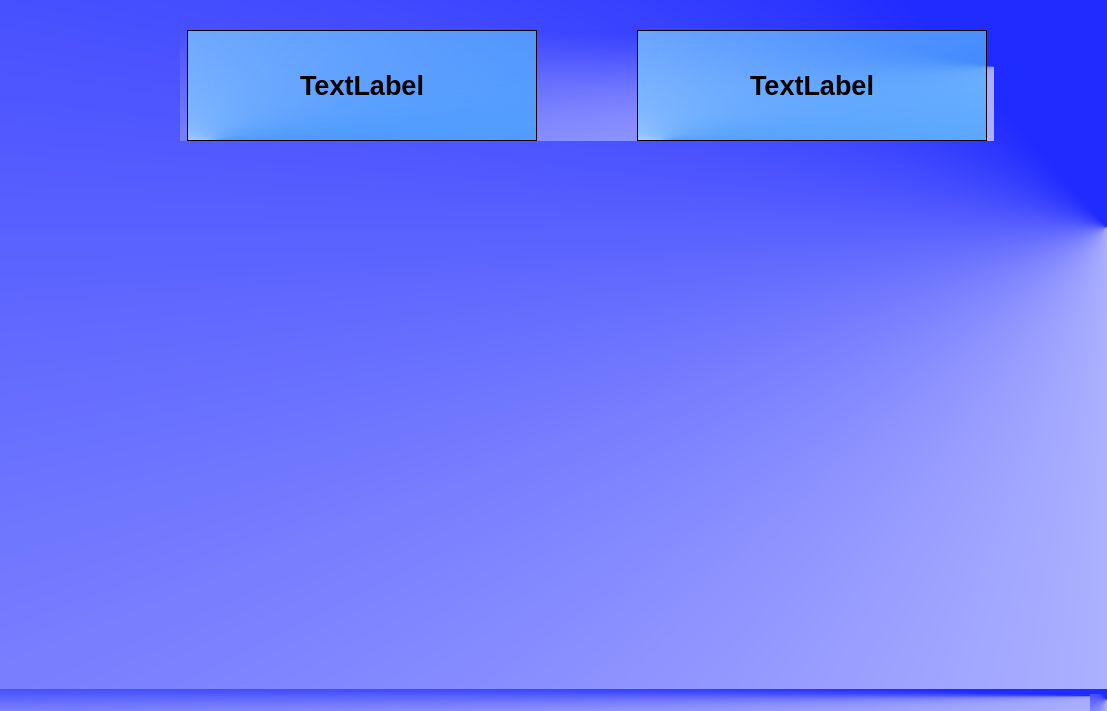
<?xml version="1.0" encoding="UTF-8"?>
<ui version="4.0">
 <class>MainWindow</class>
 <widget class="QMainWindow" name="MainWindow">
  <property name="geometry">
   <rect>
    <x>0</x>
    <y>0</y>
    <width>1107</width>
    <height>711</height>
   </rect>
  </property>
  <property name="maximumSize">
   <size>
    <width>1107</width>
    <height>711</height>
   </size>
  </property>
  <property name="windowTitle">
   <string>Weather</string>
  </property>
  <property name="styleSheet">
   <string notr="true">background-color: qconicalgradient(cx:1, cy:0.329773, angle:0, stop:0.329545 rgba(32, 43, 255, 255), stop:1 rgba(255, 255, 255, 255));</string>
  </property>
  <widget class="QWidget" name="centralwidget">
   <widget class="QWidget" name="gridLayoutWidget">
    <property name="geometry">
     <rect>
      <x>180</x>
      <y>30</y>
      <width>814</width>
      <height>111</height>
     </rect>
    </property>
    <layout class="QGridLayout" name="gridLayout">
     <item row="0" column="1">
      <spacer name="horizontalSpacer">
       <property name="orientation">
        <enum>Qt::Horizontal</enum>
       </property>
       <property name="sizeType">
        <enum>QSizePolicy::Maximum</enum>
       </property>
       <property name="sizeHint" stdset="0">
        <size>
         <width>80</width>
         <height>20</height>
        </size>
       </property>
      </spacer>
     </item>
     <item row="0" column="0" alignment="Qt::AlignHCenter">
      <widget class="QLabel" name="cl1">
       <property name="sizePolicy">
        <sizepolicy hsizetype="MinimumExpanding" vsizetype="MinimumExpanding">
         <horstretch>0</horstretch>
         <verstretch>0</verstretch>
        </sizepolicy>
       </property>
       <property name="minimumSize">
        <size>
         <width>350</width>
         <height>50</height>
        </size>
       </property>
       <property name="font">
        <font>
         <pointsize>20</pointsize>
         <weight>75</weight>
         <bold>true</bold>
        </font>
       </property>
       <property name="styleSheet">
        <string notr="true">background-color: qconicalgradient(cx:0.079, cy:1, angle:0, stop:0 rgba(54, 164, 255, 174), stop:1 rgba(255, 255, 255, 255));</string>
       </property>
       <property name="frameShape">
        <enum>QFrame::StyledPanel</enum>
       </property>
       <property name="text">
        <string>TextLabel</string>
       </property>
       <property name="alignment">
        <set>Qt::AlignCenter</set>
       </property>
      </widget>
     </item>
     <item row="0" column="2" alignment="Qt::AlignHCenter">
      <widget class="QLabel" name="wt1">
       <property name="sizePolicy">
        <sizepolicy hsizetype="MinimumExpanding" vsizetype="MinimumExpanding">
         <horstretch>0</horstretch>
         <verstretch>0</verstretch>
        </sizepolicy>
       </property>
       <property name="minimumSize">
        <size>
         <width>350</width>
         <height>50</height>
        </size>
       </property>
       <property name="font">
        <font>
         <pointsize>20</pointsize>
         <weight>75</weight>
         <bold>true</bold>
        </font>
       </property>
       <property name="styleSheet">
        <string notr="true">background-color: qconicalgradient(cx:0.079, cy:1, angle:0, stop:0 rgba(54, 164, 255, 174), stop:1 rgba(255, 255, 255, 255));</string>
       </property>
       <property name="frameShape">
        <enum>QFrame::StyledPanel</enum>
       </property>
       <property name="text">
        <string>TextLabel</string>
       </property>
       <property name="alignment">
        <set>Qt::AlignCenter</set>
       </property>
      </widget>
     </item>
    </layout>
   </widget>
  </widget>
  <widget class="QMenuBar" name="menubar">
   <property name="geometry">
    <rect>
     <x>0</x>
     <y>0</y>
     <width>1107</width>
     <height>21</height>
    </rect>
   </property>
  </widget>
  <widget class="QStatusBar" name="statusbar"/>
 </widget>
 <resources/>
 <connections/>
</ui>
